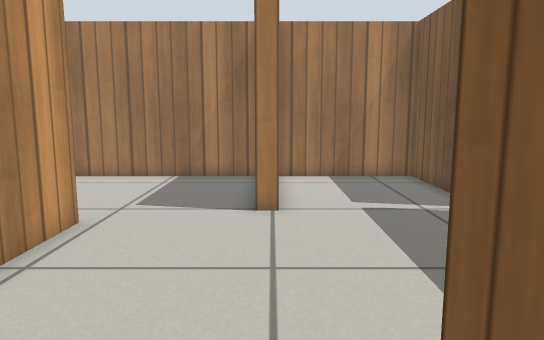
view 1 (above)

13 first-person views from a walk through a world built for the Gazebo simulator. The camera is 0.61 m above the floor, tilts 8° down and sees 70° across. The floor is counted in squares, 0.25 m on a side. Each view is taken from the middle of a square. On the plan, view 1 faces up. The plan holds only what a view shows up to about 20 squares ahead; the rest is blank. The place goes on beyond the plan. Gazebo's built-in surfaces are drawn with simple patterns.

view 2
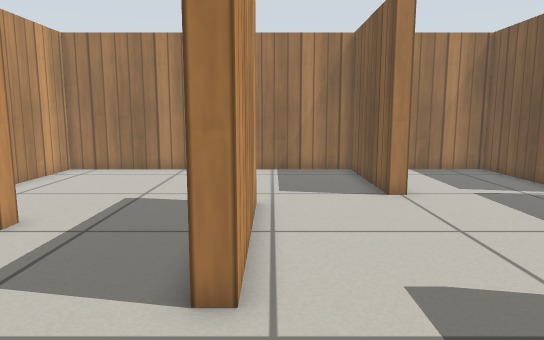

view 3
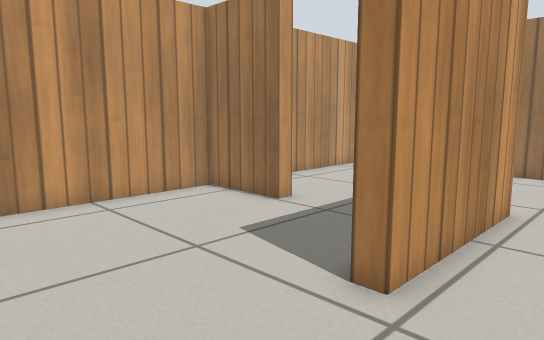

view 4
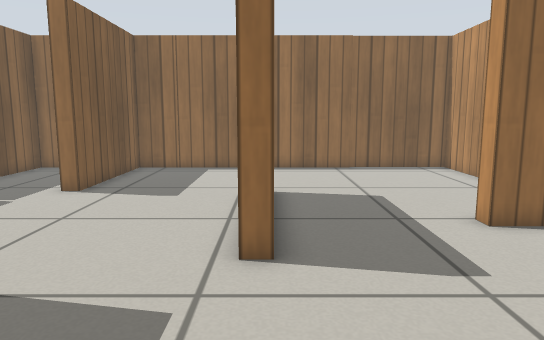

view 5
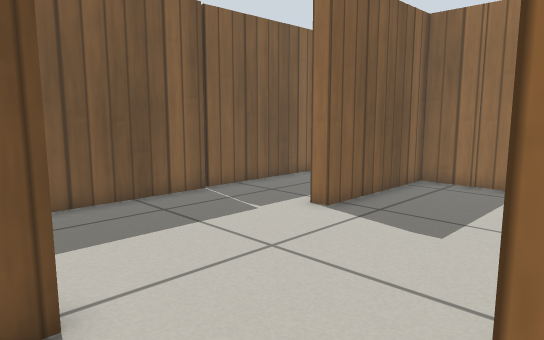

view 6
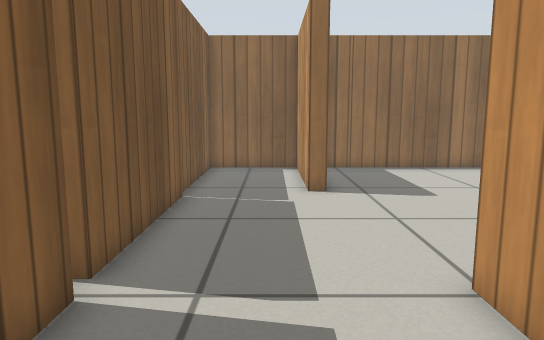

view 7
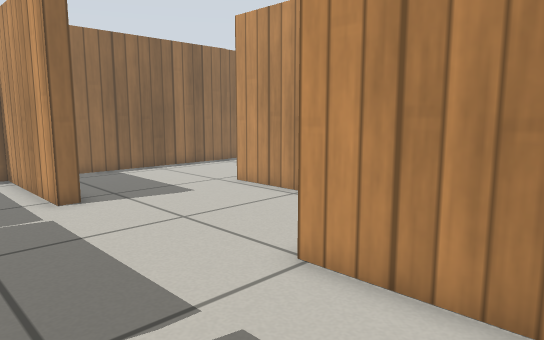

view 8
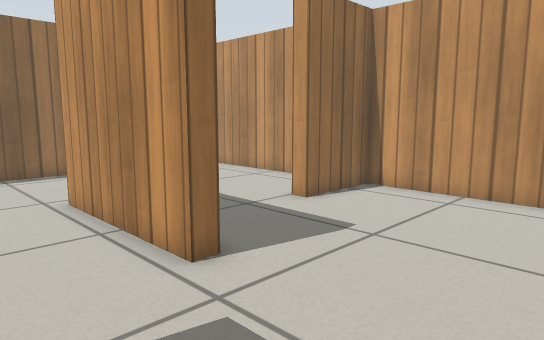

view 9
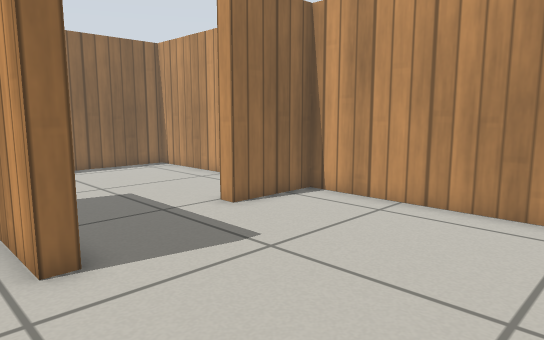

view 10
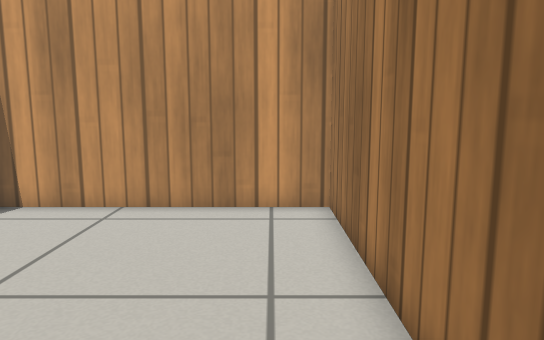

view 11
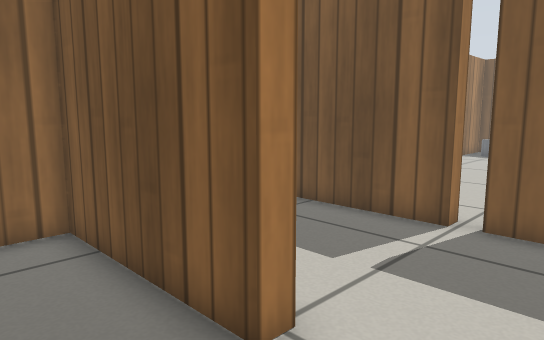

view 12
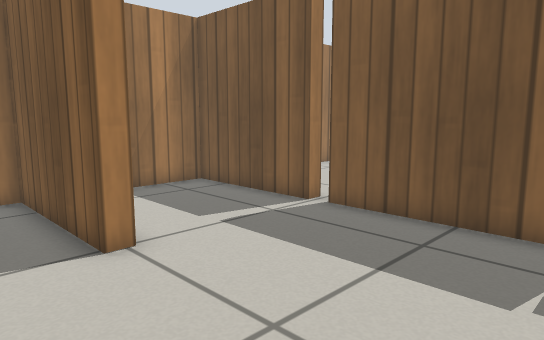

view 13
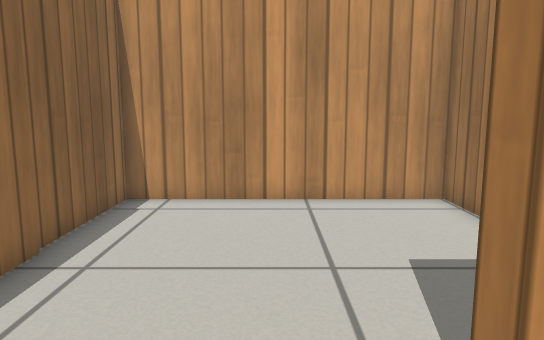

### Floor plan
Points are (right, up) in squares from view 1. A wall is a line through its corners. A room is listed if a view was taken in it or the views show most of it. See-through windows are left out.
Room 1 (views 1, 2, 3, 4, 5, 6, 7, 8, 9, 10, 11, 12, 13)
walls: (-5.1, 8.7) (-4.4, 8.7) (-4.4, 2.7) (-5.1, 2.7); (0.2, 13.4) (0.2, 9.8) (-0.4, 9.8) (-0.4, 15.5) (-13.2, 15.5) (-13.2, 6.7) (-9.8, 6.7) (-9.8, 6.1) (-13.2, 6.1) (-13.2, -3.1) (1.2, -3.1) (1.2, 2.6) (1.8, 2.6) (1.8, -3.1) (5.7, -3.1) (5.7, 3.3); (5.7, 10.1) (5.7, 15.5) (0.2, 15.5); (5.7, 3.4) (5.7, 9.5)
ways out: gap at (6, 3); gap at (6, 10)

Where each view was taken, in squares from view 1:
view 1: 0 up, 0 right, facing up
view 2: 2 down, 4 left, facing up
view 3: 2 down, 2 left, facing up-left
view 4: 15 up, 5 left, facing down
view 5: 11 up, 5 left, facing down-right
view 6: 15 up, 3 right, facing down
view 7: 14 up, 5 right, facing down-left
view 8: 14 up, 1 left, facing down-left
view 9: 15 up, 3 left, facing down-left
view 10: 14 up, 3 left, facing left
view 11: 7 up, 3 left, facing up-right
view 12: 3 up, 3 left, facing up-right
view 13: 1 up, 2 left, facing left
